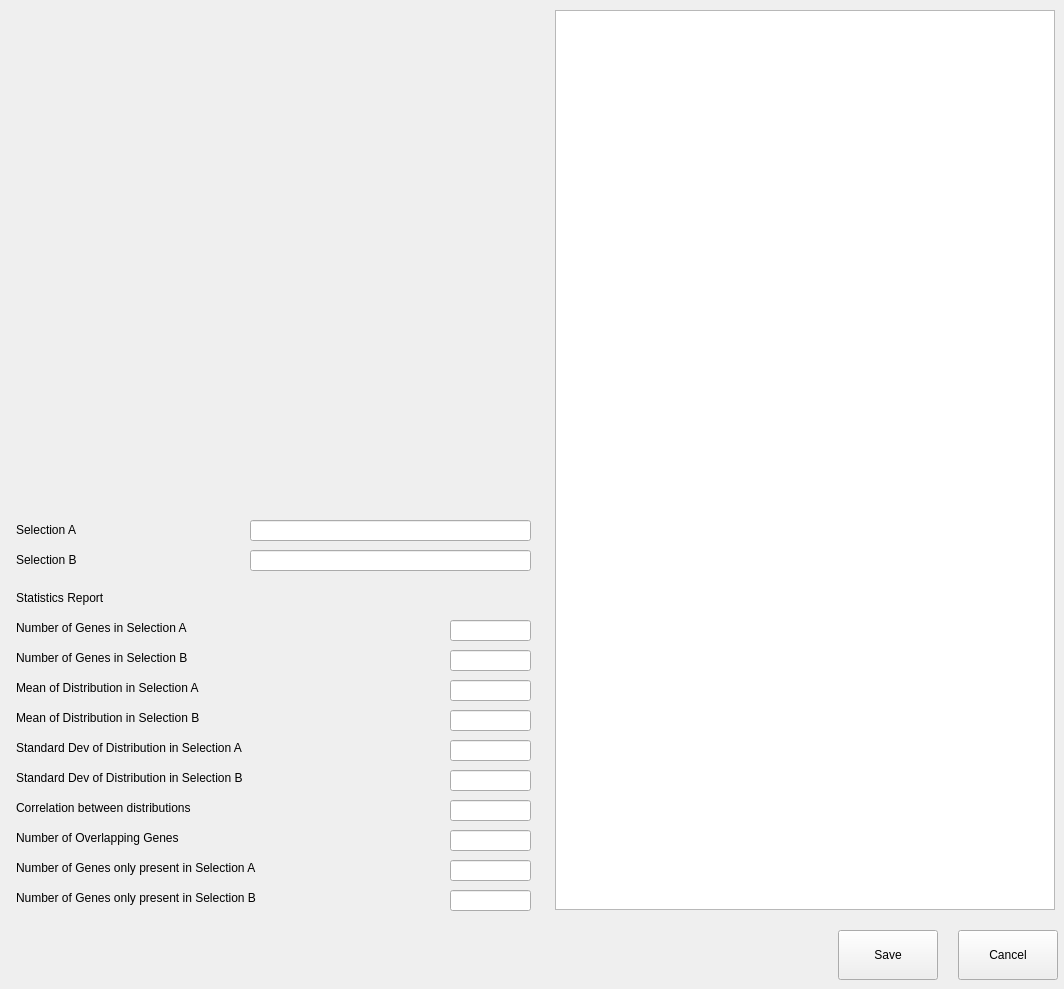
<?xml version="1.0" encoding="UTF-8"?>
<ui version="4.0">
 <class>plotCanvas</class>
 <widget class="QWidget" name="plotCanvas">
  <property name="windowModality">
   <enum>Qt::WindowModal</enum>
  </property>
  <property name="geometry">
   <rect>
    <x>0</x>
    <y>0</y>
    <width>1064</width>
    <height>989</height>
   </rect>
  </property>
  <property name="minimumSize">
   <size>
    <width>1064</width>
    <height>989</height>
   </size>
  </property>
  <property name="maximumSize">
   <size>
    <width>1064</width>
    <height>989</height>
   </size>
  </property>
  <property name="windowTitle">
   <string>Differential Expression Analysis</string>
  </property>
  <widget class="QLabel" name="label">
   <property name="geometry">
    <rect>
     <x>16</x>
     <y>590</y>
     <width>110</width>
     <height>16</height>
    </rect>
   </property>
   <property name="text">
    <string>Statistics Report</string>
   </property>
  </widget>
  <widget class="QLabel" name="label_2">
   <property name="geometry">
    <rect>
     <x>16</x>
     <y>620</y>
     <width>210</width>
     <height>16</height>
    </rect>
   </property>
   <property name="text">
    <string>Number of Genes in Selection A</string>
   </property>
  </widget>
  <widget class="QLabel" name="label_3">
   <property name="geometry">
    <rect>
     <x>16</x>
     <y>650</y>
     <width>200</width>
     <height>16</height>
    </rect>
   </property>
   <property name="text">
    <string>Number of Genes in Selection B</string>
   </property>
  </widget>
  <widget class="QLineEdit" name="numGenesSelectionA">
   <property name="geometry">
    <rect>
     <x>450</x>
     <y>620</y>
     <width>81</width>
     <height>21</height>
    </rect>
   </property>
   <property name="alignment">
    <set>Qt::AlignRight|Qt::AlignTrailing|Qt::AlignVCenter</set>
   </property>
   <property name="readOnly">
    <bool>true</bool>
   </property>
  </widget>
  <widget class="QLineEdit" name="numGenesSelectionB">
   <property name="geometry">
    <rect>
     <x>450</x>
     <y>650</y>
     <width>81</width>
     <height>21</height>
    </rect>
   </property>
   <property name="alignment">
    <set>Qt::AlignRight|Qt::AlignTrailing|Qt::AlignVCenter</set>
   </property>
   <property name="readOnly">
    <bool>true</bool>
   </property>
  </widget>
  <widget class="QLineEdit" name="meanSelectionB">
   <property name="geometry">
    <rect>
     <x>450</x>
     <y>710</y>
     <width>81</width>
     <height>21</height>
    </rect>
   </property>
   <property name="alignment">
    <set>Qt::AlignRight|Qt::AlignTrailing|Qt::AlignVCenter</set>
   </property>
   <property name="readOnly">
    <bool>true</bool>
   </property>
  </widget>
  <widget class="QLabel" name="label_7">
   <property name="geometry">
    <rect>
     <x>16</x>
     <y>680</y>
     <width>230</width>
     <height>16</height>
    </rect>
   </property>
   <property name="text">
    <string>Mean of Distribution in Selection A</string>
   </property>
  </widget>
  <widget class="QLineEdit" name="meanSelectionA">
   <property name="geometry">
    <rect>
     <x>450</x>
     <y>680</y>
     <width>81</width>
     <height>21</height>
    </rect>
   </property>
   <property name="alignment">
    <set>Qt::AlignRight|Qt::AlignTrailing|Qt::AlignVCenter</set>
   </property>
   <property name="readOnly">
    <bool>true</bool>
   </property>
  </widget>
  <widget class="QLabel" name="label_9">
   <property name="geometry">
    <rect>
     <x>16</x>
     <y>710</y>
     <width>220</width>
     <height>16</height>
    </rect>
   </property>
   <property name="text">
    <string>Mean of Distribution in Selection B</string>
   </property>
  </widget>
  <widget class="QLineEdit" name="stdDevSelectionA">
   <property name="geometry">
    <rect>
     <x>450</x>
     <y>740</y>
     <width>81</width>
     <height>21</height>
    </rect>
   </property>
   <property name="alignment">
    <set>Qt::AlignRight|Qt::AlignTrailing|Qt::AlignVCenter</set>
   </property>
   <property name="readOnly">
    <bool>true</bool>
   </property>
  </widget>
  <widget class="QLineEdit" name="stdDevSelectionB">
   <property name="geometry">
    <rect>
     <x>450</x>
     <y>770</y>
     <width>81</width>
     <height>21</height>
    </rect>
   </property>
   <property name="alignment">
    <set>Qt::AlignRight|Qt::AlignTrailing|Qt::AlignVCenter</set>
   </property>
   <property name="readOnly">
    <bool>true</bool>
   </property>
  </widget>
  <widget class="QLabel" name="label_12">
   <property name="geometry">
    <rect>
     <x>16</x>
     <y>740</y>
     <width>270</width>
     <height>16</height>
    </rect>
   </property>
   <property name="text">
    <string>Standard Dev of Distribution in Selection A</string>
   </property>
  </widget>
  <widget class="QLabel" name="label_13">
   <property name="geometry">
    <rect>
     <x>16</x>
     <y>770</y>
     <width>280</width>
     <height>16</height>
    </rect>
   </property>
   <property name="text">
    <string>Standard Dev of Distribution in Selection B</string>
   </property>
  </widget>
  <widget class="QLabel" name="label_14">
   <property name="geometry">
    <rect>
     <x>16</x>
     <y>800</y>
     <width>220</width>
     <height>16</height>
    </rect>
   </property>
   <property name="text">
    <string>Correlation between distributions</string>
   </property>
  </widget>
  <widget class="QLineEdit" name="correlation">
   <property name="geometry">
    <rect>
     <x>450</x>
     <y>800</y>
     <width>81</width>
     <height>21</height>
    </rect>
   </property>
   <property name="alignment">
    <set>Qt::AlignRight|Qt::AlignTrailing|Qt::AlignVCenter</set>
   </property>
   <property name="readOnly">
    <bool>true</bool>
   </property>
  </widget>
  <widget class="QLabel" name="label_16">
   <property name="geometry">
    <rect>
     <x>16</x>
     <y>830</y>
     <width>200</width>
     <height>16</height>
    </rect>
   </property>
   <property name="text">
    <string>Number of Overlapping Genes</string>
   </property>
  </widget>
  <widget class="QLineEdit" name="overlappingGenes">
   <property name="geometry">
    <rect>
     <x>450</x>
     <y>830</y>
     <width>81</width>
     <height>21</height>
    </rect>
   </property>
   <property name="alignment">
    <set>Qt::AlignRight|Qt::AlignTrailing|Qt::AlignVCenter</set>
   </property>
   <property name="readOnly">
    <bool>true</bool>
   </property>
  </widget>
  <widget class="QLabel" name="label_18">
   <property name="geometry">
    <rect>
     <x>16</x>
     <y>860</y>
     <width>300</width>
     <height>16</height>
    </rect>
   </property>
   <property name="text">
    <string>Number of Genes only present in Selection A</string>
   </property>
  </widget>
  <widget class="QLineEdit" name="genesOnlyA">
   <property name="geometry">
    <rect>
     <x>450</x>
     <y>860</y>
     <width>81</width>
     <height>21</height>
    </rect>
   </property>
   <property name="alignment">
    <set>Qt::AlignRight|Qt::AlignTrailing|Qt::AlignVCenter</set>
   </property>
   <property name="readOnly">
    <bool>true</bool>
   </property>
  </widget>
  <widget class="QLineEdit" name="genesOnlyB">
   <property name="geometry">
    <rect>
     <x>450</x>
     <y>890</y>
     <width>81</width>
     <height>21</height>
    </rect>
   </property>
   <property name="alignment">
    <set>Qt::AlignRight|Qt::AlignTrailing|Qt::AlignVCenter</set>
   </property>
   <property name="readOnly">
    <bool>true</bool>
   </property>
  </widget>
  <widget class="QLabel" name="label_21">
   <property name="geometry">
    <rect>
     <x>16</x>
     <y>890</y>
     <width>290</width>
     <height>16</height>
    </rect>
   </property>
   <property name="text">
    <string>Number of Genes only present in Selection B</string>
   </property>
  </widget>
  <widget class="QLabel" name="label_4">
   <property name="geometry">
    <rect>
     <x>16</x>
     <y>520</y>
     <width>210</width>
     <height>20</height>
    </rect>
   </property>
   <property name="text">
    <string>Selection A </string>
   </property>
  </widget>
  <widget class="QLabel" name="label_5">
   <property name="geometry">
    <rect>
     <x>16</x>
     <y>550</y>
     <width>219</width>
     <height>20</height>
    </rect>
   </property>
   <property name="text">
    <string>Selection B</string>
   </property>
  </widget>
  <widget class="QLineEdit" name="selectionA">
   <property name="geometry">
    <rect>
     <x>250</x>
     <y>520</y>
     <width>281</width>
     <height>21</height>
    </rect>
   </property>
   <property name="alignment">
    <set>Qt::AlignRight|Qt::AlignTrailing|Qt::AlignVCenter</set>
   </property>
   <property name="readOnly">
    <bool>true</bool>
   </property>
  </widget>
  <widget class="QLineEdit" name="selectionB">
   <property name="geometry">
    <rect>
     <x>250</x>
     <y>550</y>
     <width>281</width>
     <height>21</height>
    </rect>
   </property>
   <property name="alignment">
    <set>Qt::AlignRight|Qt::AlignTrailing|Qt::AlignVCenter</set>
   </property>
   <property name="readOnly">
    <bool>true</bool>
   </property>
  </widget>
  <widget class="QTableWidget" name="tableWidget">
   <property name="geometry">
    <rect>
     <x>555</x>
     <y>10</y>
     <width>500</width>
     <height>900</height>
    </rect>
   </property>
   <property name="minimumSize">
    <size>
     <width>500</width>
     <height>900</height>
    </size>
   </property>
   <property name="maximumSize">
    <size>
     <width>500</width>
     <height>900</height>
    </size>
   </property>
   <attribute name="horizontalHeaderShowSortIndicator" stdset="0">
    <bool>true</bool>
   </attribute>
   <attribute name="horizontalHeaderStretchLastSection">
    <bool>true</bool>
   </attribute>
  </widget>
  <widget class="QWidget" name="plotWidget" native="true">
   <property name="geometry">
    <rect>
     <x>13</x>
     <y>13</y>
     <width>521</width>
     <height>491</height>
    </rect>
   </property>
   <property name="minimumSize">
    <size>
     <width>521</width>
     <height>491</height>
    </size>
   </property>
   <property name="maximumSize">
    <size>
     <width>521</width>
     <height>491</height>
    </size>
   </property>
  </widget>
  <widget class="QPushButton" name="saveButton">
   <property name="geometry">
    <rect>
     <x>838</x>
     <y>930</y>
     <width>100</width>
     <height>50</height>
    </rect>
   </property>
   <property name="minimumSize">
    <size>
     <width>100</width>
     <height>50</height>
    </size>
   </property>
   <property name="maximumSize">
    <size>
     <width>100</width>
     <height>50</height>
    </size>
   </property>
   <property name="toolTip">
    <string>Save the plot to a file</string>
   </property>
   <property name="text">
    <string>Save</string>
   </property>
  </widget>
  <widget class="QPushButton" name="cancelButton">
   <property name="geometry">
    <rect>
     <x>958</x>
     <y>930</y>
     <width>100</width>
     <height>50</height>
    </rect>
   </property>
   <property name="minimumSize">
    <size>
     <width>100</width>
     <height>50</height>
    </size>
   </property>
   <property name="maximumSize">
    <size>
     <width>100</width>
     <height>50</height>
    </size>
   </property>
   <property name="toolTip">
    <string>Closes the plot</string>
   </property>
   <property name="text">
    <string>Cancel</string>
   </property>
  </widget>
 </widget>
 <resources/>
 <connections/>
</ui>
